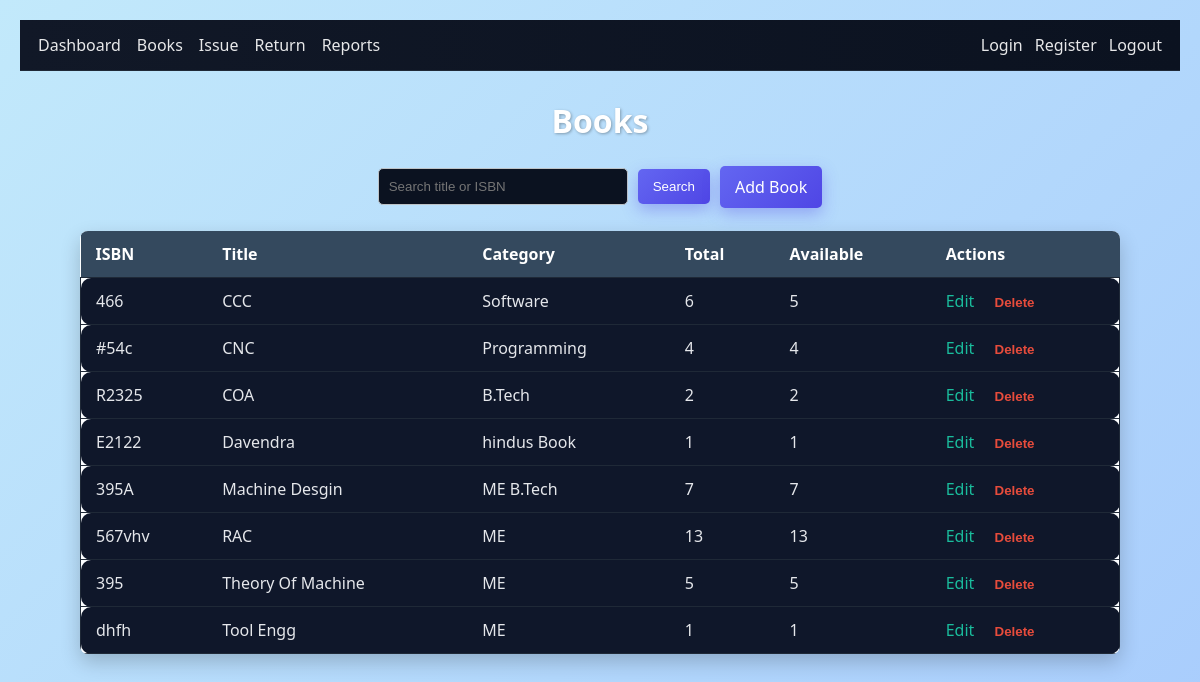
Before: /books/ (signed in) with the older database file.
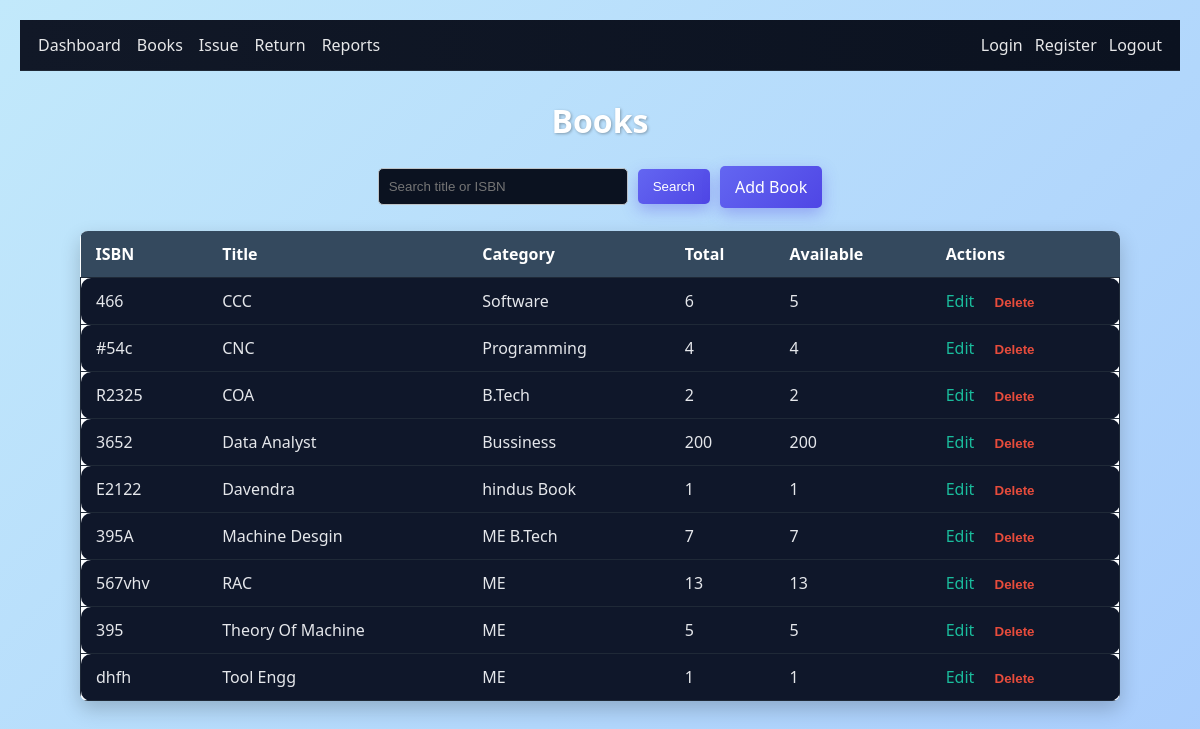
After: the same page with the newer database file.
### App/models/catalog.py (models this page shows)
class Book(db.Model):
    __tablename__ = "books"
    id = db.Column(db.Integer, primary_key=True)
    isbn = db.Column(db.String(32), unique=True, nullable=False)
    title = db.Column(db.String(255), nullable=False)
    category_id = db.Column(db.Integer, db.ForeignKey("categories.id"))
    total_copies = db.Column(db.Integer, nullable=False, default=0)
    available_copies = db.Column(db.Integer, nullable=False, default=0)
    category = db.relationship("Category")
    authors = db.relationship("Author", secondary="book_authors", lazy="joined")
    copies = db.relationship("BookCopy", backref="book", cascade="all, delete-orphan")

class Category(db.Model):
    __tablename__ = "categories"
    id = db.Column(db.Integer, primary_key=True)
    name = db.Column(db.String(128), unique=True, nullable=False)

### App/blueprints/books/routes.py (the view)
@books_bp.route("/")
@login_required
def list_books():
    q = request.args.get("q", "").strip()
    query = Book.query
    if q:
        like = f"%{q}%"
        query = query.filter((Book.title.ilike(like)) | (Book.isbn.ilike(like)))
    books = query.order_by(Book.title.asc()).all()
    return render_template("books/list.html", books=books, q=q)

### App/models/user.py (called while the page is built)
@login_manager.user_loader
def load_user(user_id: str) -> Optional["User"]:
    return User.query.get(int(user_id))

### App/templates/books/list.html (shortened to what this page needs)
{% extends 'layout.html' %}
{% block content %}
<h1>Books</h1>
<form method="get" class="toolbar">
    <input type="text" name="q" placeholder="Search title or ISBN" value="{{ q }}" class="input">
    <button class="btn" type="submit">Search</button>
    <a href="{{ url_for('books.create_book') }}" class="btn">Add Book</a>
</form>
<table class="table">
    <thead>
        <tr>
            <th>ISBN</th>
            <th>Title</th>
            <th>Category</th>
            <th>Total</th>
            <th>Available</th>
            <th>Actions</th>
        </tr>
    </thead>
    <tbody>
    {% for b in books %}
        <tr>
            <td>{{ b.isbn }}</td>
            <td>{{ b.title }}</td>
            <td>{{ b.category.name if b.category else '-' }}</td>
            <td>{{ b.total_copies }}</td>
            <td>{{ b.available_copies }}</td>
            <td>
                <a href="{{ url_for('books.edit_book', book_id=b.id) }}">Edit</a>
                <form method="post" action="{{ url_for('books.delete_book', book_id=b.id) }}" style="display:inline">
                    <button class="link" onclick="return confirm('Delete?')">Delete</button>
                </form>
            </td>
        </tr>
    {% endfor %}
    </tbody>
</table>
{% endblock %}

### App/templates/layout.html (shortened to what this page needs)
<!doctype html>
<html>
<head>
	<link rel="stylesheet" href="{{ url_for('static', filename='css/main.css') }}">
</head>
<body>
	<nav class="topbar">
		<a href="/">Dashboard</a>
		<a href="/books/">Books</a>
		<a href="/circulation/issue">Issue</a>
		<a href="/circulation/return">Return</a>
		<a href="/reports/">Reports</a>
		<span class="right">
			<a href="/login">Login</a>
			<a href="/register">Register</a>
			<a href="/logout">Logout</a>
		</span>
	</nav>
	<main class="container">
		{% block content %}{% endblock %}
	</main>
</body>
</html>

### App/static/css/main.css (style rules this page uses)
:root { --bg:#0b1220;--panel:#111827;--muted:#94a3b8;--primary:#6366f1;--primary-600:#4f46e5;--accent:#22c55e;--danger:#ef4444;--warning:#f59e0b;--card:#0f172a;--border:#1f2937 }
* { box-sizing:border-box }
body { margin:0;background:linear-gradient(135deg,#0b1220 0%,#111827 100%);color:#e5e7eb;font-family:Inter,Segoe UI,Roboto,Arial,Helvetica,sans-serif }
.topbar { display:flex;gap:16px;padding:14px 18px;background:linear-gradient(90deg,#111827,#0b1220);color:#fff;position:sticky;top:0;border-bottom:1px solid var(--border);backdrop-filter:blur(8px) }
.topbar a { color:#fff;text-decoration:none;opacity:.9 }
.topbar .right { margin-left:auto;display:flex;gap:12px }
.container { max-width:1080px;margin:28px auto;padding:0 20px }
h1,h2,h3 { margin:8px 0 12px }
.input { width:100%;max-width:420px;padding:10px 12px;margin:6px 0;border:1px solid var(--border);border-radius:10px;background:#0b1220;color:#e5e7eb }
.btn { padding:10px 14px;background:linear-gradient(135deg,var(--primary),var(--primary-600));color:#fff;border:none;border-radius:10px;cursor:pointer;text-decoration:none;display:inline-block;box-shadow:0 6px 16px rgba(79,70,229,.35) }
.table { width:100%;border-collapse:separate;border-spacing:0 8px;margin-top:16px }
.table th { color:#9ca3af;text-align:left;padding:10px 12px }
.table td { background:var(--card);padding:12px;border-top:1px solid var(--border);border-bottom:1px solid var(--border) }
.table tr td:first-child { border-left:1px solid var(--border);border-top-left-radius:10px;border-bottom-left-radius:10px }
.table tr td:last-child { border-right:1px solid var(--border);border-top-right-radius:10px;border-bottom-right-radius:10px }
.link { background:none;border:none;color:#93c5fd;cursor:pointer }
.toolbar { display:flex;gap:10px;align-items:center;margin:8px 0 }

### App/templates/books/list.html (style rules this page uses)
body { margin: 0; padding: 20px; font-family: 'Segoe UI', Tahoma, Geneva, Verdana, sans-serif; background: linear-gradient(-45deg, #ff9a9e, #fad0c4, #a1c4fd, #c2e9fb); background-size: 400% 400%; animation: gradientBG 15s ease infinite; }
h1 { text-align: center; color: #ffffff; margin-bottom: 20px; text-shadow: 1px 1px 3px rgba(0,0,0,0.3); }
.toolbar { display: flex; justify-content: center; gap: 10px; margin-bottom: 20px; flex-wrap: wrap; }
.toolbar .input { padding: 10px; border-radius: 5px; border: 1px solid #bdc3c7; width: 250px; }
.toolbar .btn { background-color: #1abc9c; color: white; padding: 10px 15px; border: none; border-radius: 5px; cursor: pointer; transition: background 0.3s; text-decoration: none; display: inline-block; }
.table { width: 100%; border-collapse: collapse; background-color: rgba(255,255,255,0.95); border-radius: 8px; overflow: hidden; box-shadow: 0 8px 20px rgba(0,0,0,0.2); }
.table th, .table td { padding: 12px 15px; text-align: left; }
.table th { background-color: #34495e; color: #fff; font-weight: bold; }
.table tbody tr:nth-child(even) { background-color: #ecf0f1; }
.table a { color: #1abc9c; text-decoration: none; margin-right: 10px; }
.link { background: none; border: none; color: #e74c3c; cursor: pointer; font-weight: bold; }

Changed rows visible on the page:
added Book: isbn "3652", title "Data Analyst", category "Bussiness", total_copies "200", available_copies "200"
